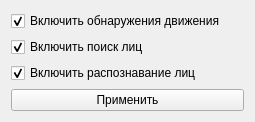
<?xml version="1.0" encoding="UTF-8"?>
<ui version="4.0">
 <class>Form</class>
 <widget class="QWidget" name="Form">
  <property name="geometry">
   <rect>
    <x>0</x>
    <y>0</y>
    <width>255</width>
    <height>113</height>
   </rect>
  </property>
  <property name="windowTitle">
   <string>Настройка обработки</string>
  </property>
  <layout class="QVBoxLayout" name="verticalLayout">
   <item>
    <widget class="QCheckBox" name="motionCheckBox">
     <property name="text">
      <string>Включить обнаружения движения</string>
     </property>
     <property name="checked">
      <bool>true</bool>
     </property>
    </widget>
   </item>
   <item>
    <widget class="QCheckBox" name="faceDetectioncheckBox">
     <property name="text">
      <string>Включить поиск лиц</string>
     </property>
     <property name="checked">
      <bool>true</bool>
     </property>
    </widget>
   </item>
   <item>
    <widget class="QCheckBox" name="recognitionCheckBox">
     <property name="text">
      <string>Включить распознавание лиц</string>
     </property>
     <property name="checked">
      <bool>true</bool>
     </property>
    </widget>
   </item>
   <item>
    <widget class="QPushButton" name="applyButton">
     <property name="text">
      <string>Применить</string>
     </property>
    </widget>
   </item>
  </layout>
 </widget>
 <resources/>
 <connections/>
</ui>
